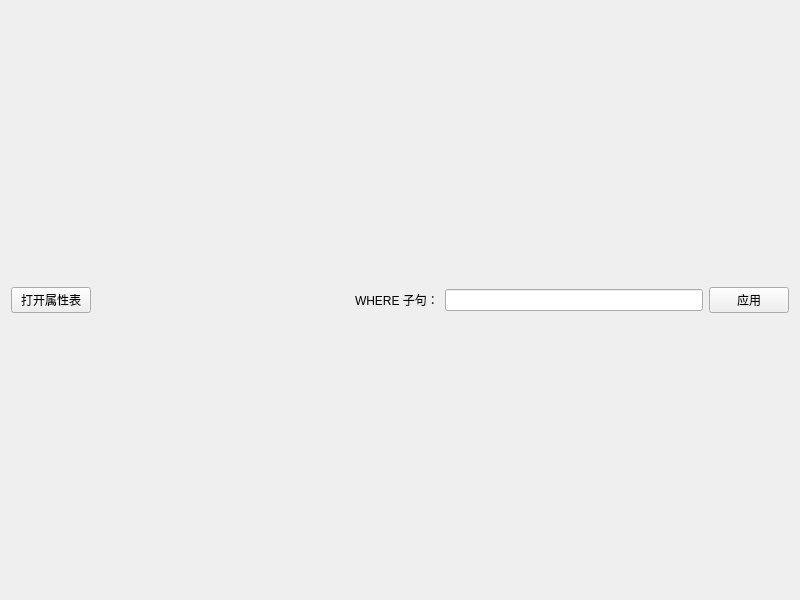
<?xml version="1.0" encoding="UTF-8"?>
<ui version="4.0">
 <class>FeatureFilterDemo</class>
 <widget class="QWidget" name="FeatureFilterDemo">
  <property name="geometry">
   <rect>
    <x>0</x>
    <y>0</y>
    <width>800</width>
    <height>600</height>
   </rect>
  </property>
  <property name="windowTitle">
   <string>QGIS 二次开发：要素筛选</string>
  </property>
  <layout class="QVBoxLayout" name="lytMain">
   <item>
    <layout class="QHBoxLayout" name="lytTop">
     <item>
      <widget class="QPushButton" name="btnOpenAttributeTable">
       <property name="text">
        <string>打开属性表</string>
       </property>
      </widget>
     </item>
     <item>
      <spacer name="horizontalSpacer">
       <property name="orientation">
        <enum>Qt::Horizontal</enum>
       </property>
       <property name="sizeHint" stdset="0">
        <size>
         <width>40</width>
         <height>20</height>
        </size>
       </property>
      </spacer>
     </item>
     <item>
      <widget class="QLabel" name="label">
       <property name="text">
        <string>WHERE 子句：</string>
       </property>
      </widget>
     </item>
     <item>
      <widget class="QLineEdit" name="leWhereClause"/>
     </item>
     <item>
      <widget class="QPushButton" name="btnApplyWhereClause">
       <property name="text">
        <string>应用</string>
       </property>
      </widget>
     </item>
    </layout>
   </item>
  </layout>
 </widget>
 <resources/>
 <connections/>
</ui>
